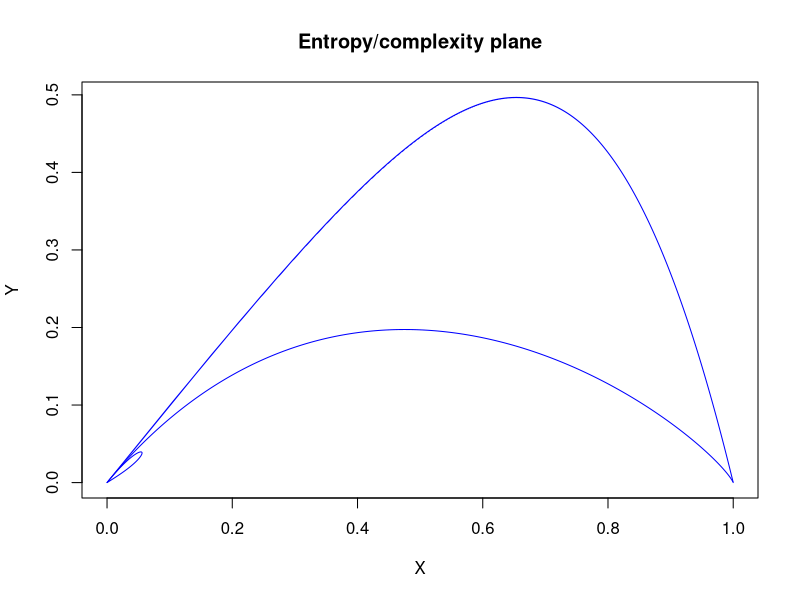

The R script that drew this image: (Note: this script raises an error after producing the figure.)
shenons_entropy <- function(P) {
    P <- P[P != 0]
    return(-sum(P * log(P)))
}

entropic_measure <- function(P) {
    S_max <- shenons_entropy(rep(1, length(P)) / length(P))
    return(shenons_entropy(P) / S_max)
}

jensen_shannon_divergence <- function(P_1, P_2) {
    N <- length(P_1)
    Q_0 <- -2 / (((N + 1) / N * log(N + 1)) - 2 * log(2 * N) + log(N))
    return(Q_0 * (shenons_entropy((P_1 + P_2) / 2) - shenons_entropy(P_1) / 2 - shenons_entropy(P_2) / 2))
}

complexity <- function(P) {
    return(jensen_shannon_divergence(P, rep(1, length(P)) / length(P)) * entropic_measure(P))
}

min_borders <- function(d, n_steps = 500) {
    N <- factorial(d)
    d_step <- (1 - 1 / N) / n_steps

    p_min <- seq(1 / N, 1, d_step)
    min_complexity <- numeric(length(p_min))
    min_entropy <- numeric(length(p_min))

    for (i in seq_along(p_min)) {
        P <- c(p_min[i], rep((1 - p_min[i]) / (N - 1), N - 1))
        min_entropy[i] <- entropic_measure(P)
        min_complexity[i] <- complexity(P)
    }

    return(list(min_entropy, min_complexity))
}

max_borders <- function(d, n_steps = 500) {
    N <- factorial(d)
    d_step <- (1 - 1 / N) / n_steps

    max_complexity <- numeric(0)
    max_entropy <- numeric(0)

    for (i in seq_len(N - 1)) {
        p_max <- seq(0, 1 / (N - i), d_step)

        for (j in seq_along(p_max)) {
            P <- c(p_max[j], rep((1 - p_max[j]) / (N - i - 1), N - i - 1))

            if (length(P) != N) {
                P <- c(P, rep(0, i))
            }

            max_entropy <- c(max_entropy, entropic_measure(P))
            max_complexity <- c(max_complexity, complexity(P))
        }
    }

    return(list(max_entropy, max_complexity))
}

ordinal_pattern <- function(x, dim) {
    ordinal_numbers <- seq(0, (dim - 1), by = 1)
    possible_pattern <- (combinat::permn(ordinal_numbers))
    result <- 0
    result[1:length(possible_pattern)] <- 0

    for (i in 1:(length(x) - (dim - 1))) {
        temp <- x[i:(i + (dim - 1))]
        tempseq <- seq(0, dim - 1, by = 1)
        tempdata <- data.frame(temp, tempseq)
        tempdata <- tempdata[order(temp), ]

        for (j in 1:length(possible_pattern)) {
            if (all(possible_pattern[[j]] == tempdata$tempseq)) {
                result[j] <- result[j] + 1
            }
        }
    }

    return(result)
}


# Skew tent map
skew_tent_map <- function(n = 2^15, omega = 0.1847, x0 = 0.5) {
  x <- numeric(n)
  x[1] <- x0
  for (i in 2:n) {
    if (x[i-1] < omega) {
      x[i] <- x[i-1] / omega
    } else {
      x[i] <- (1 - x[i-1]) / (1 - omega)
    }
  }
  return(x)
}

# Logistic map
logistic_map <- function(n = 2^15, r = 4, x0 = 0.4) {
  x <- numeric(n)
  x[1] <- x0
  for (i in 2:n) {
    x[i] <- r * x[i-1] * (1 - x[i-1])
  }
  return(x)
}

# Schuster's map
schuster_map <- function(n = 2^15, z = 2, x0 = 0.5) {
  x <- numeric(n)
  x[1] <- x0
  for (i in 2:n) {
    x[i] <- x[i-1] + (x[i-1]^z)
    x[i] <- x[i] %% 1
  }
  return(x)
}

# Henon map
henon_map <- function(n = 1000000, a = 1.4, b = 0.3, x0 = 0.4) {
  x <- numeric(n)
  x[1] <- x0
  for (i in 2:n) {
    x[i] <- 1 - a * x[i-1]^2 + b * x[i-1]
  }
  return(x)
}

sine_data <- sin(seq(0, 1000, 0.01))
gaussian_noise <- rnorm(100000)


min_data <- min_borders(6)
X_min <- min_data[[1]]
y_min <- min_data[[2]]

max_data <- max_borders(6)
X_max <- max_data[[1]]
y_max <- max_data[[2]]

plot(X_max, y_max, type = "l", col = "blue", xlab = "X", ylab = "Y", main = "Entropy/complexity plane")
lines(X_min, y_min, col = "blue")
p_sine <- ordinal_pattern(sine_data)
points(entropic_measure(p_sine), complexity(p_sine), col = "red")
print(entropic_measure(p_sine))
